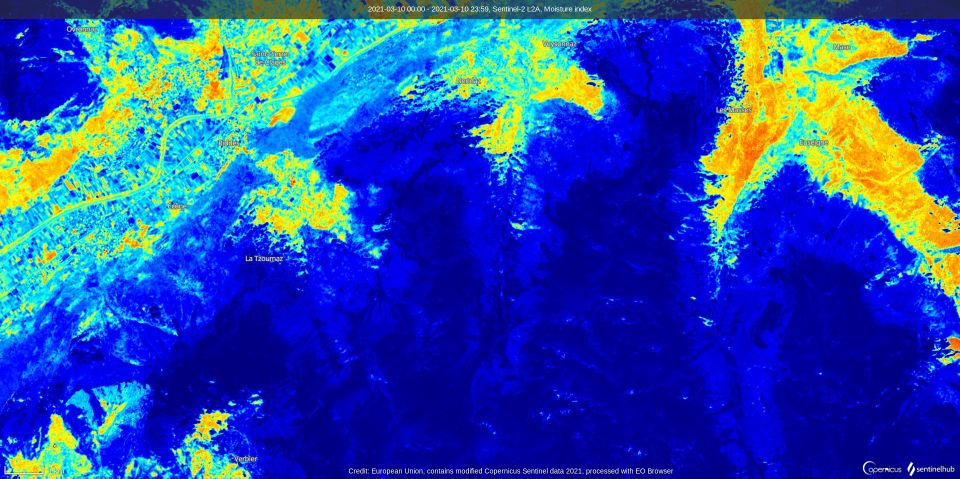
#> input picture data/mositure_images/2021-03-10-00_00_2021-03-10-23_59_Sentinel-2_L2A_Moisture_index.jpg, 1920 x 957 px (shown at 1/2 size)
$ jupyter execute moisture_analysis_notebook.ipynb   (shell and % lines are left out)
#> lines starting #> are read from the running program, lines starting #| are printed output that depends on the picture; long printed decimals are rounded
# Moisture index analysis and color detection using Machine Learning

#### source: https://towardsdatascience.com/color-identification-in-images-machine-learning-application-b26e770c4c71

[cell 1]
from sklearn.cluster import KMeans
import matplotlib.pyplot as plt
import numpy as np
import cv2
from collections import Counter
from skimage.color import rgb2lab, deltaE_cie76
import os

[cell 2]
# Example of data source
datasource = 'data/mositure_images/2021-03-10-00_00_2021-03-10-23_59_Sentinel-2_L2A_Moisture_index.jpg'

image = cv2.imread(datasource)
#> image is the input picture: shape (957, 1920, 3); mean B, G, R 172.2, 73.9, 37.8

print("The type of this input is {}".format(type(image)))
#| The type of this input is <class 'numpy.ndarray'>
print("Shape: {}".format(image.shape))
#| Shape: (957, 1920, 3)
plt.imshow(image)

[cell 3]
# Original colors

image = cv2.cvtColor(image, cv2.COLOR_BGR2RGB)
plt.imshow(image)

[cell 4]
# Black and white colors
gray_image = cv2.cvtColor(image, cv2.COLOR_BGR2GRAY)
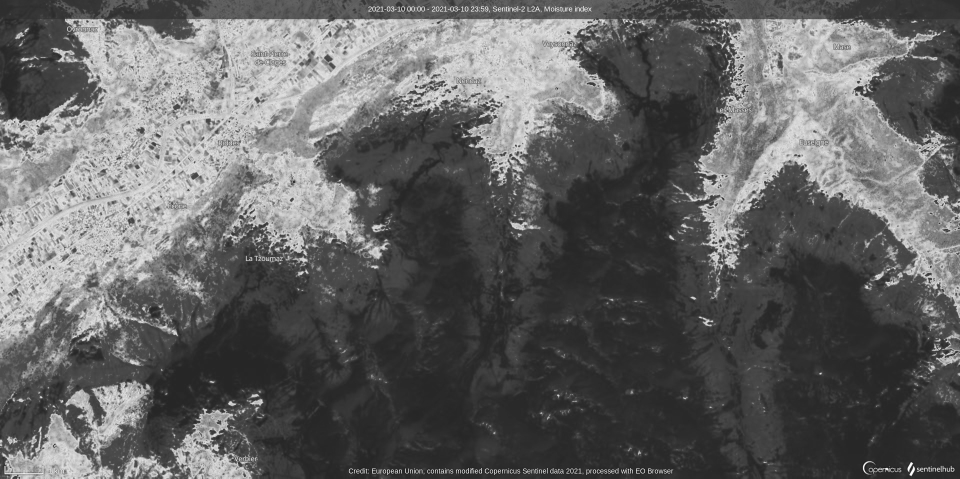
#> gray_image: shape (957, 1920) (shown at 1/2 size); min 19, max 255, mean 99.2
plt.imshow(gray_image, cmap='gray')

## Machine Learning

#### KMeans is used to first fit and then predict on the image to get the color results. The cluster of colors is identified and plotted as a pie chart. Here the color abundance in the printed output of `get_colors` represents the areas with most moisture.

[cell 5]
def RGB2HEX(color):
    return "#{:02x}{:02x}{:02x}".format(int(color[0]), int(color[1]), int(color[2]))


def get_image(image_path):
    image = cv2.imread(image_path)
    image = cv2.cvtColor(image, cv2.COLOR_BGR2RGB)
    #image = cv2.cvtColor(image, cv2.COLOR_BGR2GRAY)
    return image


def get_colors(image, number_of_colors, show_chart):

#> called with number_of_colors = 8, show_chart = True
    modified_image = cv2.resize(image, (600, 400), interpolation = cv2.INTER_AREA)
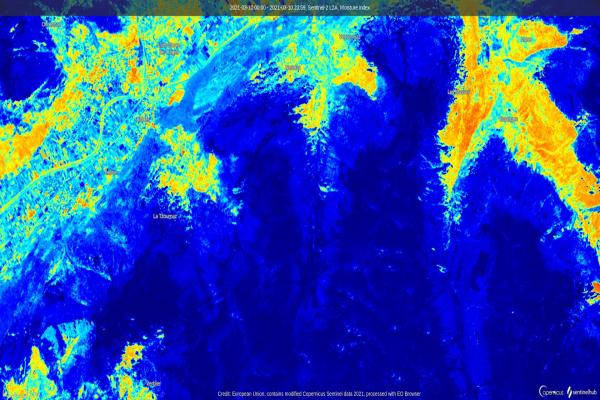
#> modified_image: shape (400, 600, 3); mean R, G, B 37.8, 73.9, 172.2
    modified_image = modified_image.reshape(modified_image.shape[0]*modified_image.shape[1], 3)

    clf = KMeans(n_clusters = number_of_colors)
    labels = clf.fit_predict(modified_image)

    counts = Counter(labels)
#> counts = {6: 10322, 5: 15468, 3: 69807, 0: 33346, 4: 43055, 7: 20413, 2: 24584, 1: 23005}
    # sort to ensure correct color percentage
    counts = dict(sorted(counts.items()))
#> counts = {0: 33346, 1: 23005, 2: 24584, 3: 69807, 4: 43055, 5: 15468, 6: 10322, 7: 20413}

    count_total = 0
    for element in counts.values():
        count_total += element
#> this loop made 8 passes
#> (element, count_total) on passes 1 to 8: (33346, 33346), (23005, 56351), (24584, 80935), (69807, 150742), (43055, 193797), (15468, 209265), (10322, 219587), (20413, 240000)
#> after the loop, count_total = 240000
    rgb_ratios_to_total = []
    for i in counts.values():
        ratio = float(i)/count_total
        rgb_ratios_to_total.append(ratio)
#> this loop made 8 passes
#> (i, ratio) on passes 1 to 8: (33346, 0.139), (23005, 0.0959), (24584, 0.102), (69807, 0.291), (43055, 0.179), (15468, 0.0644), (10322, 0.043), (20413, 0.0851)
#> after the loop, rgb_ratios_to_total = [0.139, 0.0959, 0.102, 0.291, 0.179, 0.0644, 0.043, 0.0851]
        #print("Ratio of color to total: ",ratio)

    center_colors = clf.cluster_centers_
    # We get ordered colors by iterating through the keys
    ordered_colors = [center_colors[i] for i in counts.keys()]
#> ordered_colors = [[1.28, 1.33, 198.5], [237.2, 212, 19.95], [27.34, 215.1, 229.1], [0.712, 0.399, 147.8], [3.02, 13.97, 238.1], [132, 236.3, 131.3], [50.49, 73.93, 99.25], [8.13, 122, 245.4]]
    hex_colors = [RGB2HEX(ordered_colors[i]) for i in counts.keys()]
#> hex_colors = ['#0101c6', '#edd313', '#1bd7e5', '#000093', '#030dee', '#83ec83', '#324963', '#087af5']
    rgb_colors = [ordered_colors[i] for i in counts.keys()]
#> rgb_colors has the same summary as ordered_colors
    if (show_chart):
      for i in range(len(counts.keys())):
        print("Color: ", hex_colors[i], " color abundance: ", rgb_ratios_to_total[i])
#> this loop made 8 passes
#| Color:  #0101c6  color abundance:  0.1389
#| Color:  #edd313  color abundance:  0.09585
#| Color:  #1bd7e5  color abundance:  0.1024
#| Color:  #000093  color abundance:  0.2909
#| Color:  #030dee  color abundance:  0.1794
#| Color:  #83ec83  color abundance:  0.06445
#| Color:  #324963  color abundance:  0.04301
#| Color:  #087af5  color abundance:  0.08505

    if (show_chart):
        plt.figure(figsize = (8, 6))
        plt.pie(counts.values(), labels = hex_colors, colors = hex_colors)

    return rgb_colors

[cell 6]
get_colors(get_image(datasource), 8, True)
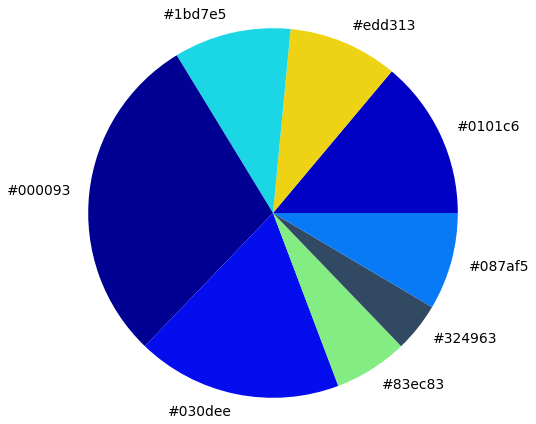
#> figure drawn by matplotlib, 1 panel

[cell 7]
IMAGE_DIRECTORY = 'data/mositure_images/'
COLORS = {
    'GREEN': [0, 128, 0],
    'BLUE': [0, 0, 128],
    'YELLOW': [255, 255, 0]
}
images = []

for file in os.listdir(IMAGE_DIRECTORY):
    if not file.startswith('.'):
        images.append(get_image(os.path.join(IMAGE_DIRECTORY, file)))

for i in range(len(images)):
    plt.figure(figsize=(70, 50))
    plt.subplot(1, len(images), i+1)
    plt.imshow(images[i])
    get_colors(images[i], 8, True)
#> this loop made 3 passes
#> (printed output is left out)
#> pass 2, in get_colors (call 3), `modified_image = cv2.resize(image, (600, 400), interpolation = cv2.INT..`:
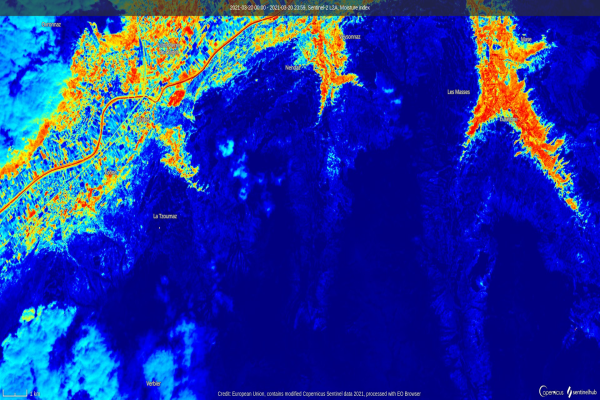
#> modified_image: shape (400, 600, 3); mean R, G, B 29.5, 50, 158.8
#> pass 3, in get_colors (call 4), `modified_image = cv2.resize(image, (600, 400), interpolation = cv2.INT..`:
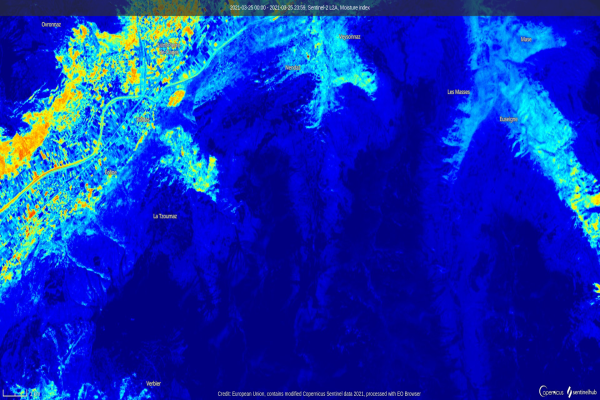
#> modified_image: shape (400, 600, 3); mean R, G, B 13.6, 44.6, 181.2
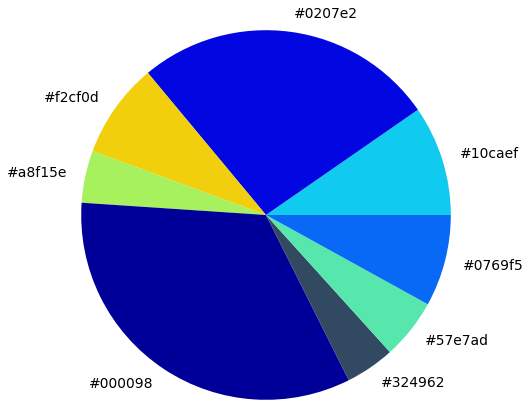
#> figure drawn by matplotlib, 1 panel
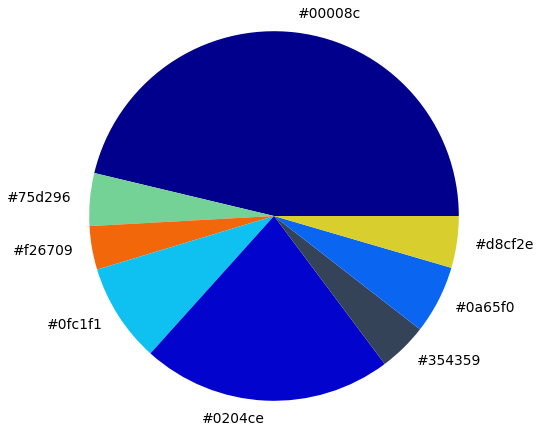
#> figure drawn by matplotlib, 1 panel
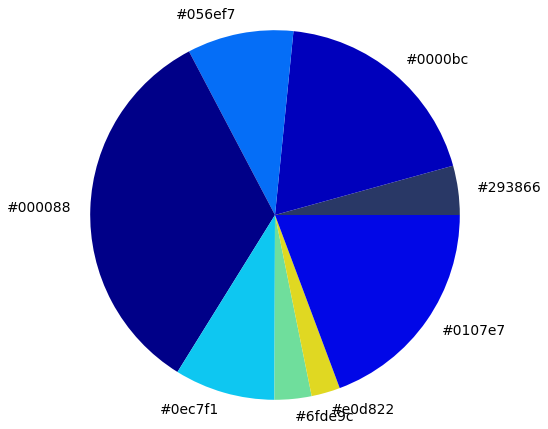
#> figure drawn by matplotlib, 1 panel
